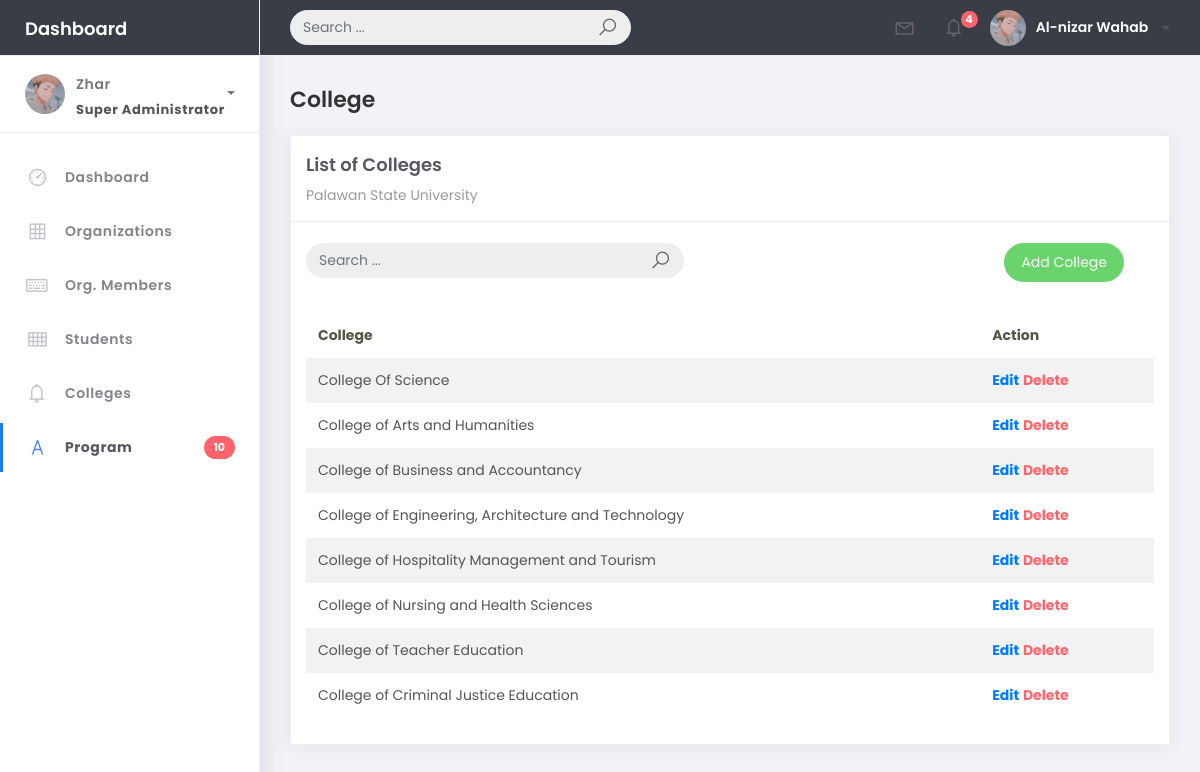
Page /college_list on the committed database.
### studentorg/models.py (models this page shows, shortened)
class BaseModel(models.Model):
    created_at = models.DateTimeField(auto_now_add=True, db_index=True)
    updated_at = models.DateTimeField(auto_now=True)
    class Meta:
        abstract = True

class College(BaseModel):
    college_name = models.CharField(max_length=150)

### studentorg/views.py (the view)
# urls.py: path('college_list', CollegeList.as_view(), name='college-list'),
class CollegeList(ListView):
    model = College
    context_object_name = 'college'
    template_name = 'college/college_list.html'
    paginate_by = 10
    def get_queryset(self, *args, **kwargs):
        qs = super(CollegeList, self).get_queryset(*args, **kwargs)
        if self.request.GET.get("q") != None:
            query = self.request.GET.get('q')
            qs = qs.filter(Q(college_name__icontains=query))
        return qs

### templates/college/college_list.html (shortened to what this page needs)
{% extends 'base.html' %} {% load static %} {% block content %}
<div class="content">
  <div class="container-fluid">
    <h4 class="page-title">College</h4>
    <div class="row">
      <div class="col-md-12">
        <div class="card">
          <div class="card-header">
            <div class="card-title">List of Colleges</div>
            <div class="card-category">Palawan State University</div>
          </div>
          <br />
          <div class="col-md-12 row">
            <div class="col-md-6">
              <form class="navbar-left navbar-form nav-search mr-md-3" action="{% url 'college-list' %}">
                <div class="input-group">
                  <input type="text"placeholder="Search ..." class="form-control" name="q"/>
                  <div class="input-group-append">
                    <span class="input-group-text">
                      <i class="la la-search search-icon"></i>
                    </span>
                  </div>
                </div>
              </form>
            </div>
            <div class="col-md-6">
              <div class="pull-right">
                <a
                  href="{% url 'college-add' %}"
                  class="btn btn-success btn-rounded"
                  >Add College</a>
              </div>
            </div>
          </div>
          <div class="card-body">
            <table class="table table-striped mt-3">
              <thead>
                <tr>
                  <th scope="col">College</th>
                  <th scope="col">Action</th>
                </tr>
              </thead>
              <tbody>
                {% for object in object_list %}
                <tr>
                  <td>{{ object.college_name}}</td>
                  <td>
                    <a href="college_list/{{object.id}}"><b>Edit</b></a>
                    <a href="college_list/delete/{{object.id}}" class="text-danger"><b>Delete</b></a>
                  </td>
                </tr>
                {% endfor %}
              </tbody>
            </table>
          </div>
        </div>
      </div>
    </div>
  </div>
</div>
{% endblock %}

### rows in the picture
College: college_name "College Of Science"
College: college_name "College of Arts and Humanities"
College: college_name "College of Business and Accountancy"
College: college_name "College of Engineering, Architecture and Technology"
College: college_name "College of Hospitality Management and Tourism"
College: college_name "College of Nursing and Health Sciences"
College: college_name "College of Teacher Education"
College: college_name "College of Criminal Justice Education"
